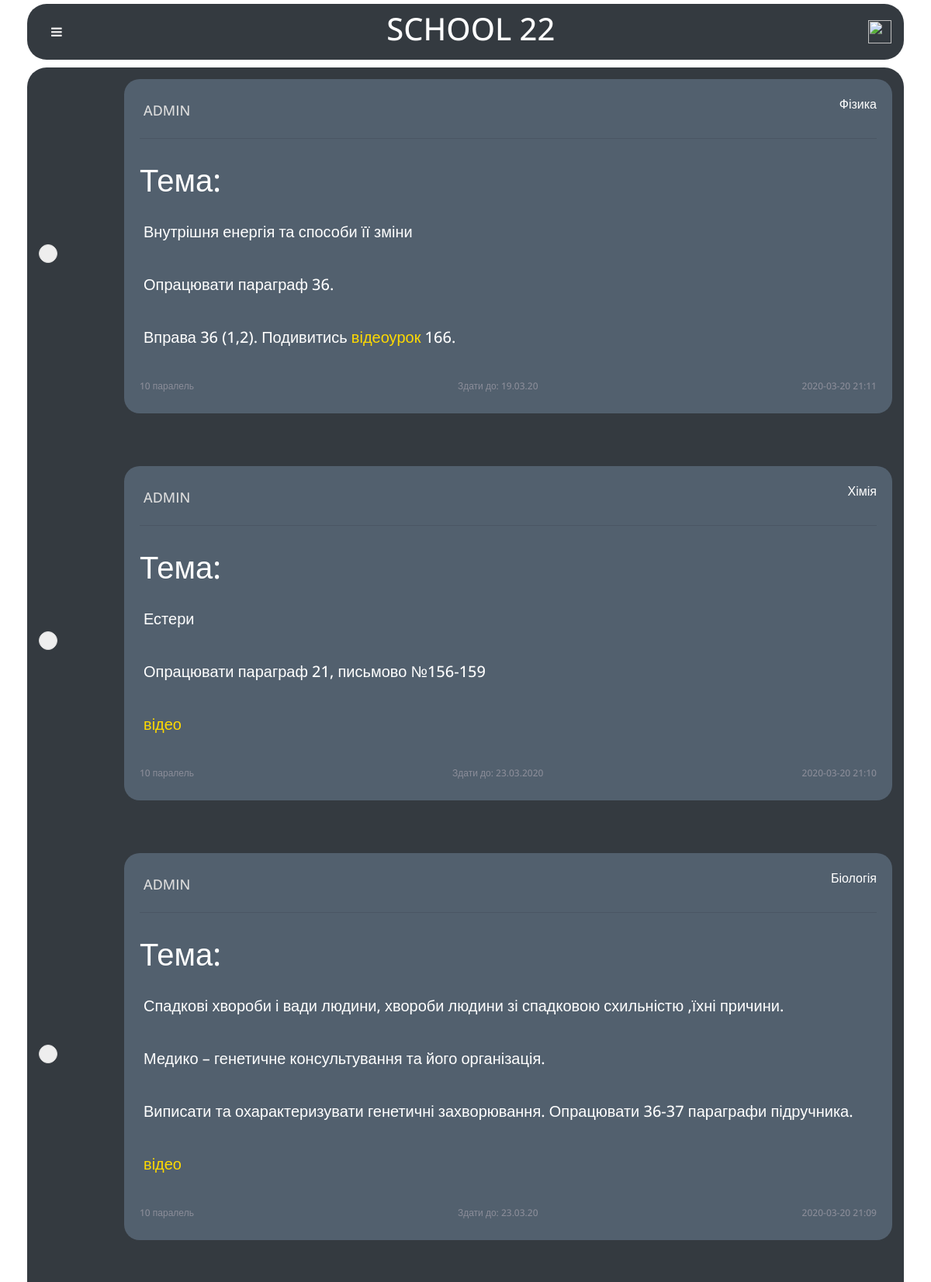
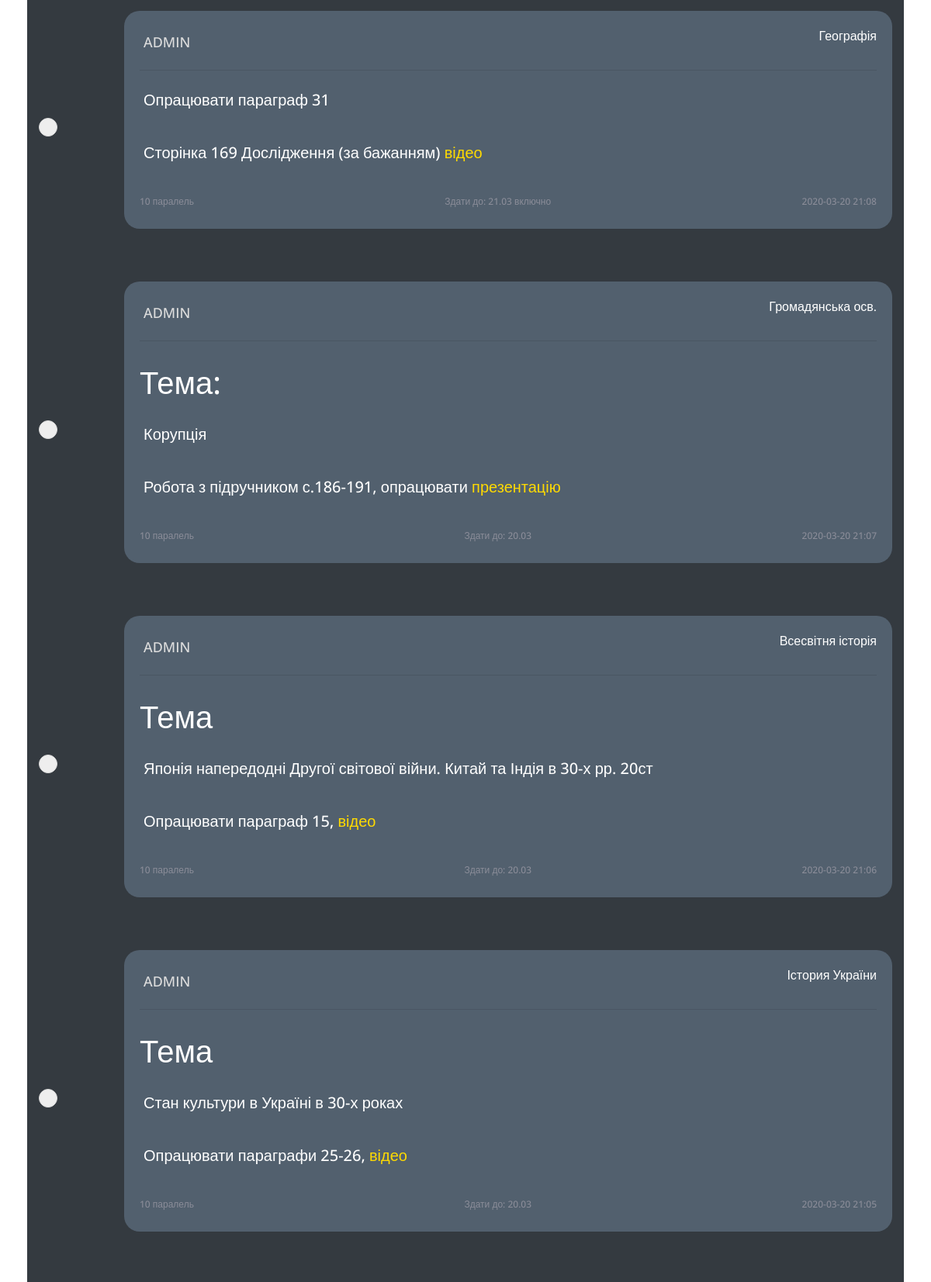
The app's page /my_lessons (upper part) with its own data (2 pictures, top to bottom).
### tables this page shows
CREATE TABLE "posts" (
	"id"	INTEGER,
	"user_id"	INTEGER,
	"value"	TEXT,
	"lesson"	INTEGER,
	"class"	INTEGER,
	"date"	TEXT,
	"date_to"	TEXT,
	PRIMARY KEY("id")
);

CREATE TABLE "users" (
	"id"	INTEGER,
	"name"	TEXT,
	"status"	TEXT,
	"email"	TEXT,
	"code"	TEXT,
	"f_name"	TEXT,
	"l_name"	TEXT,
	"m_name"	TEXT,
	"about"	TEXT,
	PRIMARY KEY("id")
);

### main.py (the view)
@app.route('/my_lessons', methods=['GET'])
def my_lessons():
    if not session.get('homework_done'):
       session['homework_done'] = {}
    if session.get('class') and session.get('class') != '*' and session.get('parallel'):
        data = db.request('''   SELECT users.name, users.email, posts.value, posts.date, posts.class, posts.date_to, posts.lesson, posts.id
                                FROM posts
                                INNER JOIN users ON users.id=posts.user_id
                                WHERE posts.class = ? or posts.class = ?
                                ORDER BY posts.id DESC;''', (session['class'], session['parallel']))
    else:
        data = db.request('''   SELECT users.name, users.email, posts.value, posts.date, posts.class, posts.date_to, posts.lesson, posts.id
                                FROM posts
                                INNER JOIN users ON users.id=posts.user_id
                                ORDER BY posts.id DESC;''')
    classes_homework_form = copy(paralleles)
    classes_homework_form.update(classes)
    return render_template('lesson.html',
                            data=data,
                            items=items,
                            id_items=dict(zip(items.values(), items.keys())),
                            translation=translation,
                            homework_done=session.get('homework_done'),
                            str=str,
                            classes=dict(zip(classes_homework_form.values(), classes_homework_form.keys())))

### modules/sql_request.py (called while the page is built)
def outp_correct(data_all):
    x_c = 0
    y_c = 0
    while y_c <= len(data_all)-1:
        while x_c <= len(data_all[y_c])-1:
            if data_all[y_c][x_c] and type(data_all[y_c][x_c]).__name__ == 'str' and ':$"$:' in str(data_all[y_c][x_c]):
                data_all[y_c] = list(data_all[y_c])
                print(data_all[y_c])
                data_all[y_c][x_c] = data_all[y_c][x_c].replace(':$"$:', "'")
            x_c += 1
        x_c = 0
        y_c += 1
    return data_all

    def request(self, request, args=None):
        if args:
            request_data = self.cursor.execute(request, args).fetchall()
        else:
            request_data = self.cursor.execute(request).fetchall()
        self.conn.commit()
        return outp_correct(request_data)

### templates/lesson.html (shortened to what this page needs)
{% extends "base.html" %}
{% block scripts %}
    <link rel="stylesheet" href="{{ url_for('static', filename='custom-checkbox-radio.css') }}?_v1">
{% endblock %}
{% block content %}
<div class='content_body border_radius'>
    {% for block in data %}
        <div class="d-flex justify-content-between align-items-center">
            <div class="checkbox tiny rounded-22" style="width: 5%;">
                <div class="checkbox-container">
                    <div class="checkbox-checkmark"></div>
                </div>
            </div>
            <div class='homework_post' style="width: 90%;">
                <div class="d-flex justify-content-between">
                    {% if block[1] %}
                        <a class='username' href="mailto:{{block[1]}}" title="{{block[1]}}">{{block[0]}}</a>
                    {% else %}
                        <h5 class='username'>{{block[0]}}</h5>
                    {% endif %}
                    <a href="/lesson/{{block[6]}}">{{ id_items.get(block[6]) }}</a>
                </div>
                <hr>
                {% for string in block[2].split('\n') %}
                    <h5 class="homework_links">{{string|safe}}</h5>
                {% endfor %}
                <div class="d-flex justify-content-between">
                    <h5 class="date">{{classes[block[4]]}}</h5>
                    <h5 class="date">{{translation['lessons']['date_to']['ua']}} {{block[5]}}</h5>
                    <h5 class="date">{{block[3]}}</h5>
                </div>
            </div>
        </div>
        <br><br>
    {% endfor %}
</div>
{% endblock %}

### templates/base.html (shortened to what this page needs)
<html>
    <head>
        <link rel="stylesheet" href="https://cdnjs.cloudflare.com/ajax/libs/font-awesome/4.7.0/css/font-awesome.min.css">
        <link rel="stylesheet" href="https://stackpath.bootstrapcdn.com/bootstrap/4.4.1/css/bootstrap.min.css">
        <link rel="stylesheet" href="https://cdnjs.cloudflare.com/ajax/libs/font-awesome/4.7.0/css/font-awesome.min.css">
        {% block scripts %}{% endblock %}
        <link rel="stylesheet" href="{{ url_for('static', filename='style.css') }}?_v12">
    </head>
    <body class="container">
        <div class="pos-f-t">
            <nav class="navbar navbar-dark bg-dark border_radius">
                <div class="btn-group">
                    <button class="openbtn" onclick="openNav()"><i class="fa fa-bars" aria-hidden="true"></i></button>
                </div>
                <div>
                    <h1 class="logo_school"><a class="logo_school" href="/" title='Додому'>SCHOOL 22</a></h1>
                </div>
                <div>
                    <a href="/settings" title='Наладнання'>
                        <img src="https://icons.iconarchive.com/icons/alienvalley/osx-dock-replacement/256/settings-icon.png" width="30px;">
                    </a>
                </div>
            </nav>
        </div>
        {% block content %}{% endblock %}
    </body>
</html>

### static/custom-checkbox-radio.css (style rules this page uses)
.checkbox, .radio { line-height:0; }
.checkbox .checkbox-container { display:inline-block;position:relative; }
.checkbox .checkbox-container .checkbox-checkmark { background-color: #eee;border: 1px #ddd solid; }
.checkbox .checkbox-container .checkbox-checkmark::after { box-sizing: inherit;cursor:pointer;display:none;position: absolute;content: "";border: solid #bebebe;-webkit-transform: rotate(45deg);-ms-transform: rotate(45deg);transform: rotate(45deg); }
.checkbox .checkbox-container .checkbox-checkmark { width:26px;height:26px; }
.checkbox .checkbox-container .checkbox-checkmark::after { height:15.6px;width:7.8px;left:9.1px;top:3px;border-width: 0 2px 4px 0; }
.checkbox.tiny .checkbox-container .checkbox-checkmark { width:24px; height:24px; max-width: 100% }
.checkbox .checkbox-container .checkbox-checkmark::after { height:14.6px;width:6.8px;left:9.1px;top:3px;border-width: 0 2px 4px 0; }
.checkbox.rounded-22 .checkbox-container .checkbox-checkmark { border-radius:22px; }

### static/style.css (style rules this page uses)
body { background: #698ff0; background: url(https://images.wallpaperscraft.ru/image/poligon_gradient_treugolniki_129504_1920x1080.jpg) 100% 100% no-repeat; background-attachment: fixed; background-size: cover; }
h1, h4, a { text-decoration: none; color: #fff; }
.logo_school h1, a { text-decoration: none; color: #fff; }
.homework_links a { color: #ffda00; }
.container { padding: 5px; font-family: 'Open Sans', sans-serif; }
.border_radius { border-radius: 25px; }
.content_body { padding: 15px; min-height: 50%; width:100%; margin-top: 10px; background:#343a40!important; }
.openbtn { cursor: pointer; background-color: inherit; color: #efeeee; padding: 10px 15px; border: none; }
.homework_post { background: #52606e; color: #fff; max-width: 100%; border-radius: 20px; word-wrap: break-word; padding: 20px; margin-bottom: 20px; }
.homework_post p { padding: 5px; }
.homework_post h5 { margin-top: 5px; padding-top: 5px; }
.username { color: #ddd; font-size: 18px; margin-left: 5px; }
.date { color: #8b8d99; font-size: 12px; text-decoration: none; }

### records on screen
posts: name "ADMIN", get "Фізика", string "Тема:" "Внутрішня енергія та способи її зміни" "Опрацювати параграф 36." "Вправа 36 (1,2). Подивитись відеоурок 166.", class "10 паралель", date_to "19.03.20", date "2020-03-20 21:11"
posts: name "ADMIN", get "Хімія", string "Тема:" "Естери" "Опрацювати параграф 21, письмово №156-159" "відео", class "10 паралель", date_to "23.03.2020", date "2020-03-20 21:10"
posts: name "ADMIN", get "Біологія", string "Тема:" "Спадкові хвороби і вади людини, хвороби людини зі спадковою схильністю ,їхні причини." "Медико – генетичне консультування та його організація." "Виписати та охарактеризувати генетичні захворювання. Опрацювати 36-37 параграфи підручника." "відео", class "10 паралель", date_to "23.03.20", date "2020-03-20 21:09"
posts: name "ADMIN", get "Географія", string "Опрацювати параграф 31" "Сторінка 169 Дослідження (за бажанням) відео", class "10 паралель", date_to "21.03 включно", date "2020-03-20 21:08"
posts: name "ADMIN", get "Громадянська осв.", string "Тема:" "Корупція" "Робота з підручником с.186-191, опрацювати презентацію", class "10 паралель", date_to "20.03", date "2020-03-20 21:07"
posts: name "ADMIN", get "Всесвітня історія", string "Тема" "Японія напередодні Другої світової війни. Китай та Індія в 30-х рр. 20ст" "Опрацювати параграф 15, відео", class "10 паралель", date_to "20.03", date "2020-03-20 21:06"
posts: name "ADMIN", get "Істория України", string "Тема" "Стан культури в Україні в 30-х роках" "Опрацювати параграфи 25-26, відео", class "10 паралель", date_to "20.03", date "2020-03-20 21:05"
